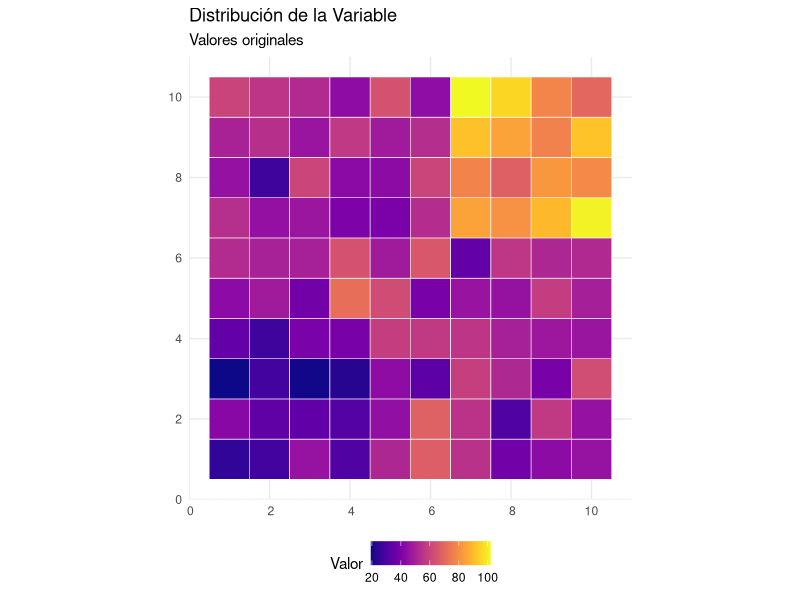
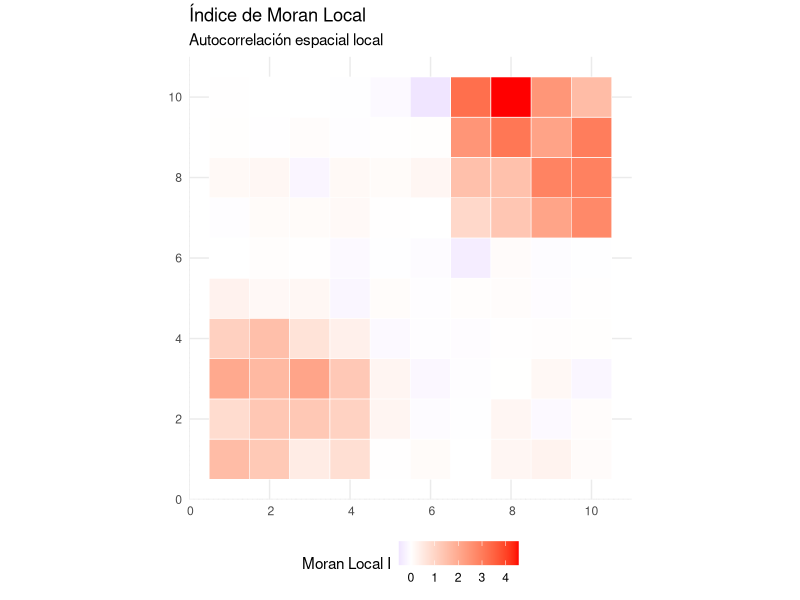
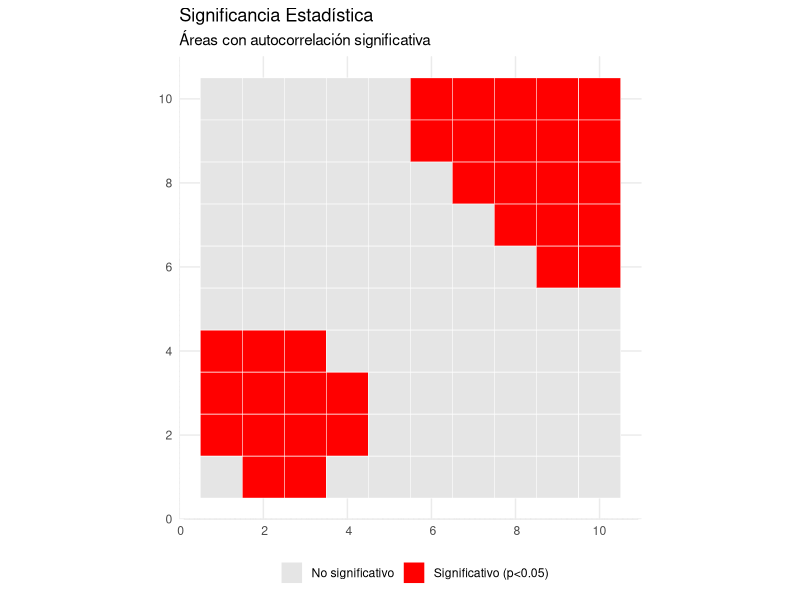
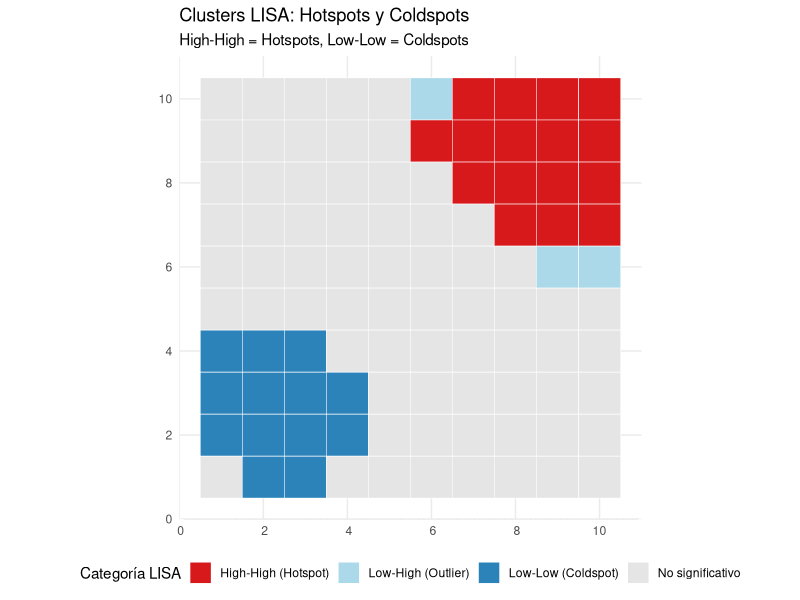
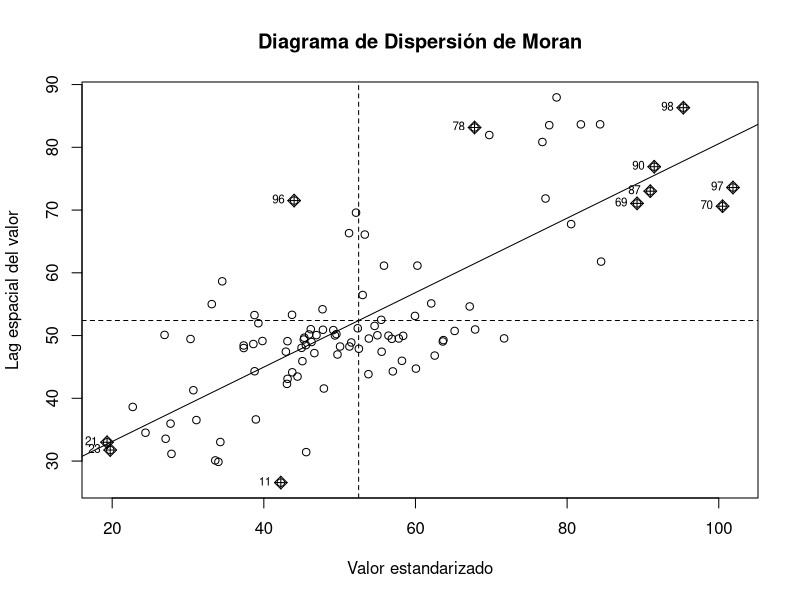

Generate these figures, in order, with R:
library(spdep)
library(sf)
library(ggplot2)
library(viridis)

# ============================================================================
# 1. DATOS ESPACIALES DE EJEMPLO
# ============================================================================

set.seed(123)

# Crear una cuadrícula de 10x10 polígonos
n_rows <- 10
n_cols <- 10
cell_size <- 1

# Generar coordenadas de los centroides
coords <- expand.grid(x = 1:n_cols, y = 1:n_rows)

# Crear polígonos (cuadrados)
polys <- list()
for(i in 1:nrow(coords)) {
  x <- coords$x[i]
  y <- coords$y[i]
  
  poly_coords <- matrix(c(
    x - 0.5, y - 0.5,
    x + 0.5, y - 0.5,
    x + 0.5, y + 0.5,
    x - 0.5, y + 0.5,
    x - 0.5, y - 0.5
  ), ncol = 2, byrow = TRUE)
  
  polys[[i]] <- st_polygon(list(poly_coords))
}

# Crear objeto sf
spatial_data <- st_sf(
  id = 1:nrow(coords),
  geometry = st_sfc(polys),
  crs = NA
)

# Agregar variable de interés con autocorrelación espacial
# Crear clusters de valores altos y bajos
spatial_data$valor <- rnorm(nrow(spatial_data), mean = 50, sd = 10)

# Crear hotspot en la esquina superior derecha
hotspot_ids <- which(coords$x >= 7 & coords$y >= 7)
spatial_data$valor[hotspot_ids] <- spatial_data$valor[hotspot_ids] + 30

# Crear coldspot en la esquina inferior izquierda
coldspot_ids <- which(coords$x <= 4 & coords$y <= 4)
spatial_data$valor[coldspot_ids] <- spatial_data$valor[coldspot_ids] - 20

# ============================================================================
# 2. MATRICES DE PESOS ESPACIALES
# ============================================================================

cat("\n=== MATRICES DE PESOS ESPACIALES ===\n")

# 2.1 Matriz de vecindad por contigüidad (Queen)
nb_queen <- poly2nb(spatial_data, queen = TRUE)
cat("\nVecinos por contigüidad Queen (8 vecinos):\n")
print(summary(nb_queen))

# 2.2 Matriz de vecindad por contigüidad (Rook)
nb_rook <- poly2nb(spatial_data, queen = FALSE)
cat("\nVecinos por contigüidad Rook (4 vecinos):\n")
print(summary(nb_rook))

# 2.3 Convertir a matriz de pesos (row-standardized)
W_queen <- nb2listw(nb_queen, style = "W", zero.policy = TRUE)
W_rook <- nb2listw(nb_rook, style = "W", zero.policy = TRUE)

# 2.4 Matriz de pesos por distancia (k-vecinos más cercanos)
coords_centroids <- st_coordinates(st_centroid(spatial_data))
k <- 4
nb_knn <- knn2nb(knearneigh(coords_centroids, k = k))
W_knn <- nb2listw(nb_knn, style = "W")
cat("\nVecinos por k-NN (k=4):\n")
print(summary(nb_knn))

# ============================================================================
# 3. ÍNDICE DE MORAN (AUTOCORRELACIÓN ESPACIAL GLOBAL)
# ============================================================================

cat("\n\n=== ÍNDICE DE MORAN ===\n")

# Calcular el Índice de Moran I
moran_test <- moran.test(spatial_data$valor, W_queen)
cat("\nÍndice de Moran I:\n")
print(moran_test)

# Interpretación
cat("\nInterpretación del Índice de Moran:\n")
cat(sprintf("Moran's I = %.4f\n", moran_test$estimate[1]))
cat(sprintf("p-value = %.4f\n", moran_test$p.value))
if(moran_test$p.value < 0.05) {
  if(moran_test$estimate[1] > 0) {
    cat("Conclusión: Existe autocorrelación espacial POSITIVA significativa\n")
    cat("(valores similares tienden a agruparse espacialmente)\n")
  } else {
    cat("Conclusión: Existe autocorrelación espacial NEGATIVA significativa\n")
    cat("(valores diferentes tienden a estar juntos)\n")
  }
} else {
  cat("Conclusión: No hay evidencia de autocorrelación espacial\n")
}

# Test de permutación de Monte Carlo
moran_mc <- moran.mc(spatial_data$valor, W_queen, nsim = 999)
cat("\n\nTest de Monte Carlo (999 permutaciones):\n")
print(moran_mc)

# ============================================================================
# 4. ÍNDICE DE GEARY (AUTOCORRELACIÓN ESPACIAL GLOBAL)
# ============================================================================

cat("\n\n=== ÍNDICE DE GEARY ===\n")

# Calcular el Índice de Geary C
geary_test <- geary.test(spatial_data$valor, W_queen)
cat("\nÍndice de Geary C:\n")
print(geary_test)

# Interpretación
cat("\nInterpretación del Índice de Geary:\n")
cat(sprintf("Geary's C = %.4f\n", geary_test$estimate[1]))
cat(sprintf("p-value = %.4f\n", geary_test$p.value))
cat("\nNota: Geary's C varía de 0 a 2+\n")
cat("C < 1: autocorrelación positiva\n")
cat("C = 1: aleatoriedad espacial\n")
cat("C > 1: autocorrelación negativa\n")

# Test de permutación de Monte Carlo
geary_mc <- geary.mc(spatial_data$valor, W_queen, nsim = 999)
cat("\n\nTest de Monte Carlo (999 permutaciones):\n")
print(geary_mc)

# ============================================================================
# 5. ANÁLISIS DE HOTSPOTS (LISA - Local Indicators of Spatial Association)
# ============================================================================

cat("\n\n=== ANÁLISIS DE HOTSPOTS (LISA) ===\n")

# Calcular índices de Moran locales
local_moran <- localmoran(spatial_data$valor, W_queen)

# Agregar resultados al dataset
spatial_data$local_I <- local_moran[, 1]  # Índice local
spatial_data$local_pval <- local_moran[, 5]  # p-valor

# Estandarizar valores para clasificación
spatial_data$valor_std <- scale(spatial_data$valor)
spatial_data$lag_valor_std <- lag.listw(W_queen, spatial_data$valor_std)

# Clasificar en categorías LISA
spatial_data$lisa_cat <- "No significativo"
sig_level <- 0.05

# High-High (Hotspots)
spatial_data$lisa_cat[spatial_data$valor_std > 0 & 
                        spatial_data$lag_valor_std > 0 & 
                        spatial_data$local_pval < sig_level] <- "High-High (Hotspot)"

# Low-Low (Coldspots)
spatial_data$lisa_cat[spatial_data$valor_std < 0 & 
                        spatial_data$lag_valor_std < 0 & 
                        spatial_data$local_pval < sig_level] <- "Low-Low (Coldspot)"

# High-Low (Outliers)
spatial_data$lisa_cat[spatial_data$valor_std > 0 & 
                        spatial_data$lag_valor_std < 0 & 
                        spatial_data$local_pval < sig_level] <- "High-Low (Outlier)"

# Low-High (Outliers)
spatial_data$lisa_cat[spatial_data$valor_std < 0 & 
                        spatial_data$lag_valor_std > 0 & 
                        spatial_data$local_pval < sig_level] <- "Low-High (Outlier)"

# Resumen de clusters
cat("\nDistribución de clusters LISA:\n")
print(table(spatial_data$lisa_cat))

# ============================================================================
# 6. VISUALIZACIONES
# ============================================================================

# Gráfico 1: Variable original
p1 <- ggplot(spatial_data) +
  geom_sf(aes(fill = valor), color = "white", size = 0.3) +
  scale_fill_viridis(option = "plasma", name = "Valor") +
  labs(title = "Distribución de la Variable",
       subtitle = "Valores originales") +
  theme_minimal() +
  theme(legend.position = "bottom")

# Gráfico 2: Índice de Moran Local
p2 <- ggplot(spatial_data) +
  geom_sf(aes(fill = local_I), color = "white", size = 0.3) +
  scale_fill_gradient2(low = "blue", mid = "white", high = "red",
                       midpoint = 0, name = "Moran Local I") +
  labs(title = "Índice de Moran Local",
       subtitle = "Autocorrelación espacial local") +
  theme_minimal() +
  theme(legend.position = "bottom")

# Gráfico 3: Significancia estadística
spatial_data$significativo <- ifelse(spatial_data$local_pval < 0.05, 
                                     "Significativo (p<0.05)", 
                                     "No significativo")
p3 <- ggplot(spatial_data) +
  geom_sf(aes(fill = significativo), color = "white", size = 0.3) +
  scale_fill_manual(values = c("Significativo (p<0.05)" = "red", 
                               "No significativo" = "gray90"),
                    name = "") +
  labs(title = "Significancia Estadística",
       subtitle = "Áreas con autocorrelación significativa") +
  theme_minimal() +
  theme(legend.position = "bottom")

# Gráfico 4: Clusters LISA (Hotspots/Coldspots)
lisa_colors <- c("High-High (Hotspot)" = "#d7191c",
                 "Low-Low (Coldspot)" = "#2b83ba",
                 "High-Low (Outlier)" = "#fdae61",
                 "Low-High (Outlier)" = "#abd9e9",
                 "No significativo" = "gray90")

p4 <- ggplot(spatial_data) +
  geom_sf(aes(fill = lisa_cat), color = "white", size = 0.3) +
  scale_fill_manual(values = lisa_colors, name = "Categoría LISA") +
  labs(title = "Clusters LISA: Hotspots y Coldspots",
       subtitle = "High-High = Hotspots, Low-Low = Coldspots") +
  theme_minimal() +
  theme(legend.position = "bottom")

# Mostrar gráficos
print(p1)
print(p2)
print(p3)
print(p4)

# Gráfico 5: Diagrama de dispersión de Moran
moran_plot <- moran.plot(spatial_data$valor, W_queen, 
                         labels = as.character(spatial_data$id),
                         xlab = "Valor estandarizado",
                         ylab = "Lag espacial del valor",
                         main = "Diagrama de Dispersión de Moran")

# ============================================================================
# 7. EXPORTAR RESULTADOS
# ============================================================================

# Crear resumen de resultados
resultados <- data.frame(
  id = spatial_data$id,
  valor = spatial_data$valor,
  moran_local = spatial_data$local_I,
  pvalor = spatial_data$local_pval,
  categoria_lisa = spatial_data$lisa_cat
)

cat("\n\nPrimeras filas del resultado:\n")
print(head(resultados, 10))

# Opcional: guardar resultados
# write.csv(resultados, "resultados_analisis_espacial.csv", row.names = FALSE)
# st_write(spatial_data, "datos_espaciales.shp")

cat("\n\n=== ANÁLISIS COMPLETADO ===\n")
cat("\nResumen de métricas globales:\n")
cat(sprintf("- Índice de Moran I: %.4f (p = %.4f)\n", 
            moran_test$estimate[1], moran_test$p.value))
cat(sprintf("- Índice de Geary C: %.4f (p = %.4f)\n", 
            geary_test$estimate[1], geary_test$p.value))
cat(sprintf("- Hotspots detectados: %d\n", 
            sum(spatial_data$lisa_cat == "High-High (Hotspot)")))
cat(sprintf("- Coldspots detectados: %d\n", 
            sum(spatial_data$lisa_cat == "Low-Low (Coldspot)")))
